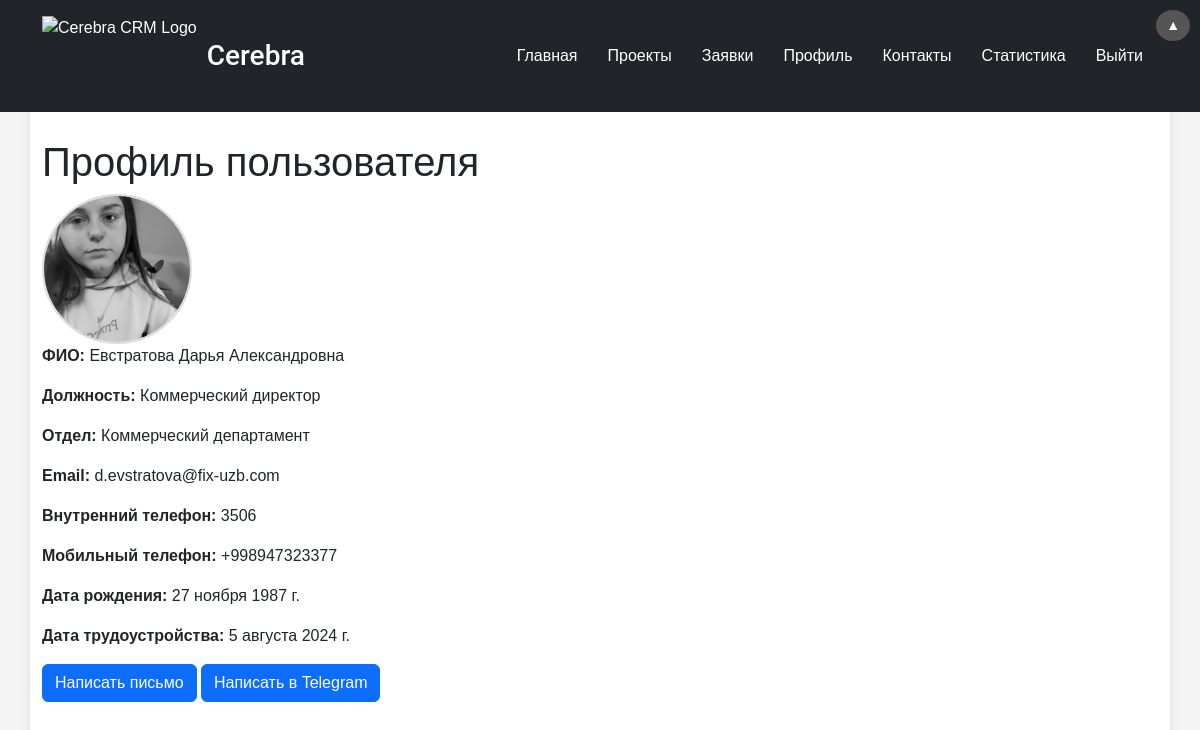
The app's page /profiles/profile/11/ (signed in) with its own data.
### profiles/models.py (models this page shows, shortened)
class UserProfile(models.Model):
    user = models.OneToOneField(User, on_delete=models.CASCADE, related_name='profile_from_profiles')
    full_name = models.CharField(max_length=255, verbose_name="ФИО")
    position = models.CharField(max_length=100, verbose_name="Должность", blank=True)
    department = models.CharField(max_length=100, verbose_name="Отдел", blank=True)
    internal_phone = models.CharField(max_length=20, verbose_name="Телефон внутренний", blank=True)
    mobile_phone = models.CharField(max_length=20, verbose_name="Телефон мобильный", blank=True)
    profile_photo = models.ImageField(upload_to='profile_photos/', blank=True, null=True, verbose_name="Фото профиля")
    birthday = models.DateField(verbose_name="Дата рождения", blank=True, null=True)
    hire_date = models.DateField(verbose_name="Дата устройства в компанию", blank=True, null=True)
    email = models.EmailField(verbose_name="Email", blank=True)  # Добавить поле email
    profile_picture = models.ImageField(upload_to='profile_pictures/', blank=True, null=True, verbose_name="Фото профиля")  # Добавить поле фото профиля
    date_of_birth = models.DateField(verbose_name="Дата рождения", blank=True, null=True)  # Добавить поле дата рождения
    date_of_joining = models.DateField(verbose_name="Дата устройства", blank=True, null=True)  # Добавить поле дата устройства
    is_store_account = models.BooleanField(default=False, verbose_name="Учетная запись магазина")

### profiles/views.py (the view)
# urls.py: path('profile/<int:user_id>/', views.view_user_profile, name='view_user_profile'),  # Новый маршрут
@login_required
def view_user_profile(request, user_id):
    user_profile = get_object_or_404(UserProfile, user_id=user_id)
    is_store_account = request.user.userprofile.is_store_account  # Проверяем статус текущего пользователя
    return render(request, 'profiles/view_user_profile.html', {
        'user_profile': user_profile,
        'is_store_account': is_store_account,
    })

### profiles/templates/profiles/view_user_profile.html (shortened to what this page needs)
{% extends 'base.html' %}
{% load static %}
{% block content %}
<h1>Профиль пользователя</h1>
<div class="profile-photo">
    {% if user_profile.profile_photo %}
        <img src="{{ user_profile.profile_photo.url }}" alt="Фото профиля" style="width:150px; height:150px; object-fit:cover; border-radius:50%; border:2px solid #ddd;">
    {% else %}
        <p>Нет фото профиля</p>
    {% endif %}
</div>
<div class="profile-info">
    <p><strong>ФИО:</strong> {{ user_profile.full_name }}</p>
    <p><strong>Должность:</strong> {{ user_profile.position }}</p>
    <p><strong>Отдел:</strong> {{ user_profile.department }}</p>
    <p><strong>Email:</strong> {{ user_profile.email }}</p>
    {% if not is_store_account %}
        <p><strong>Внутренний телефон:</strong> {{ user_profile.internal_phone }}</p>
        <p><strong>Мобильный телефон:</strong> {{ user_profile.mobile_phone }}</p>
    {% else %}
        <p>Телефоны скрыты для учетной записи магазина.</p>
    {% endif %}
    <p><strong>Дата рождения:</strong> {{ user_profile.birthday }}</p>
    <p><strong>Дата трудоустройства:</strong> {{ user_profile.hire_date }}</p>
    <a href="mailto:{{ user_profile.email }}" class="btn btn-primary">Написать письмо</a>
    <a href="tg://user?id={{ user_profile.telegram_chat_ID }}" class="btn btn-primary">Написать в Telegram</a>
</div>
{% endblock %}

### static/css/styles.css (style rules this page uses)
body { font-family: Arial, sans-serif; background-color: #f4f4f4; height: 100%; margin: 0; padding: 0; display: flex; flex-direction: column; min-height: 100vh; }

### records on screen
UserProfile: profile_photo (picture), full_name "Евстратова Дарья Александровна", position "Коммерческий директор", department "Коммерческий департамент", email "d.evstratova@fix-uzb.com", internal_phone "3506", mobile_phone "+998947323377", birthday "27 ноября 1987 г.", hire_date "5 августа 2024 г."
